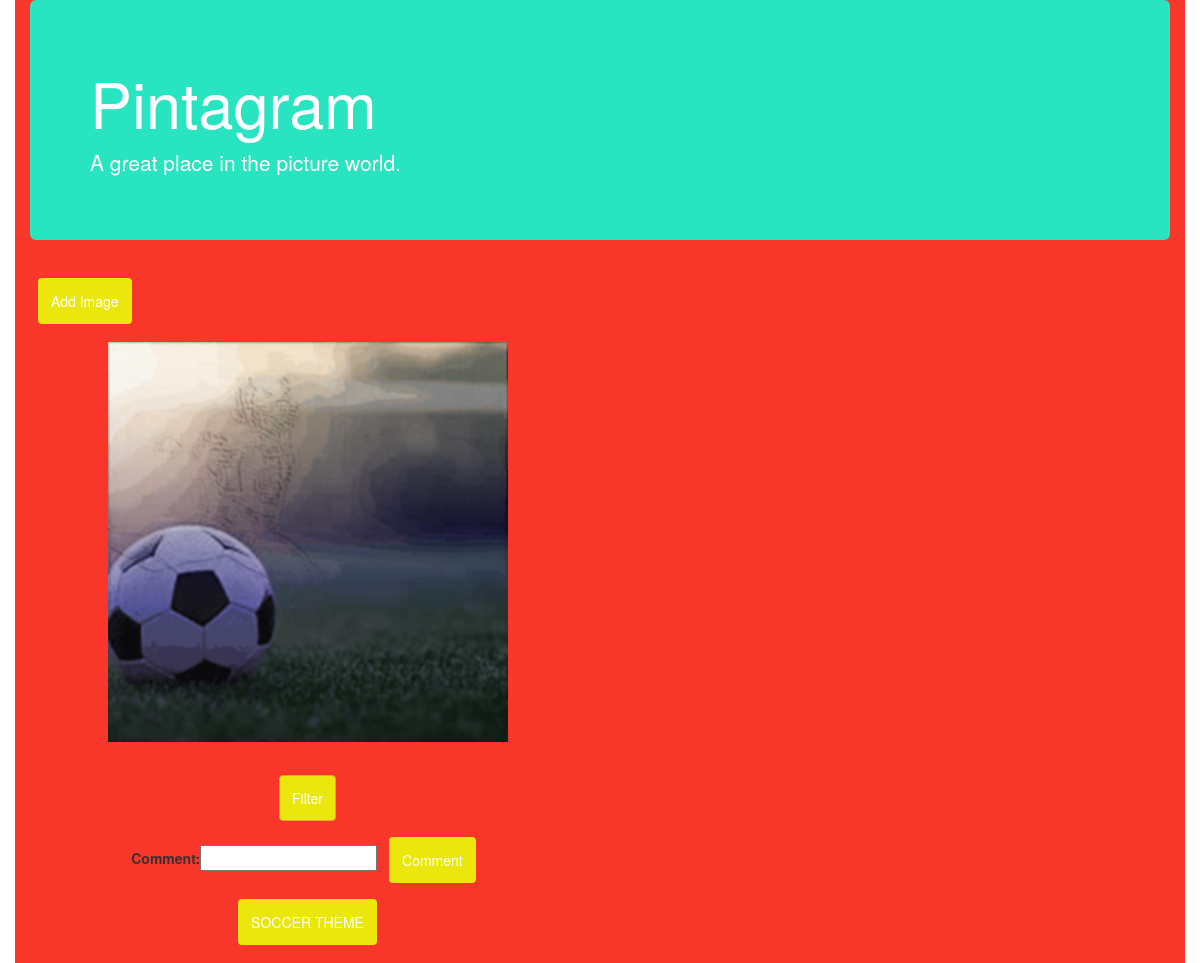
Page /feed/ on the earlier database version.
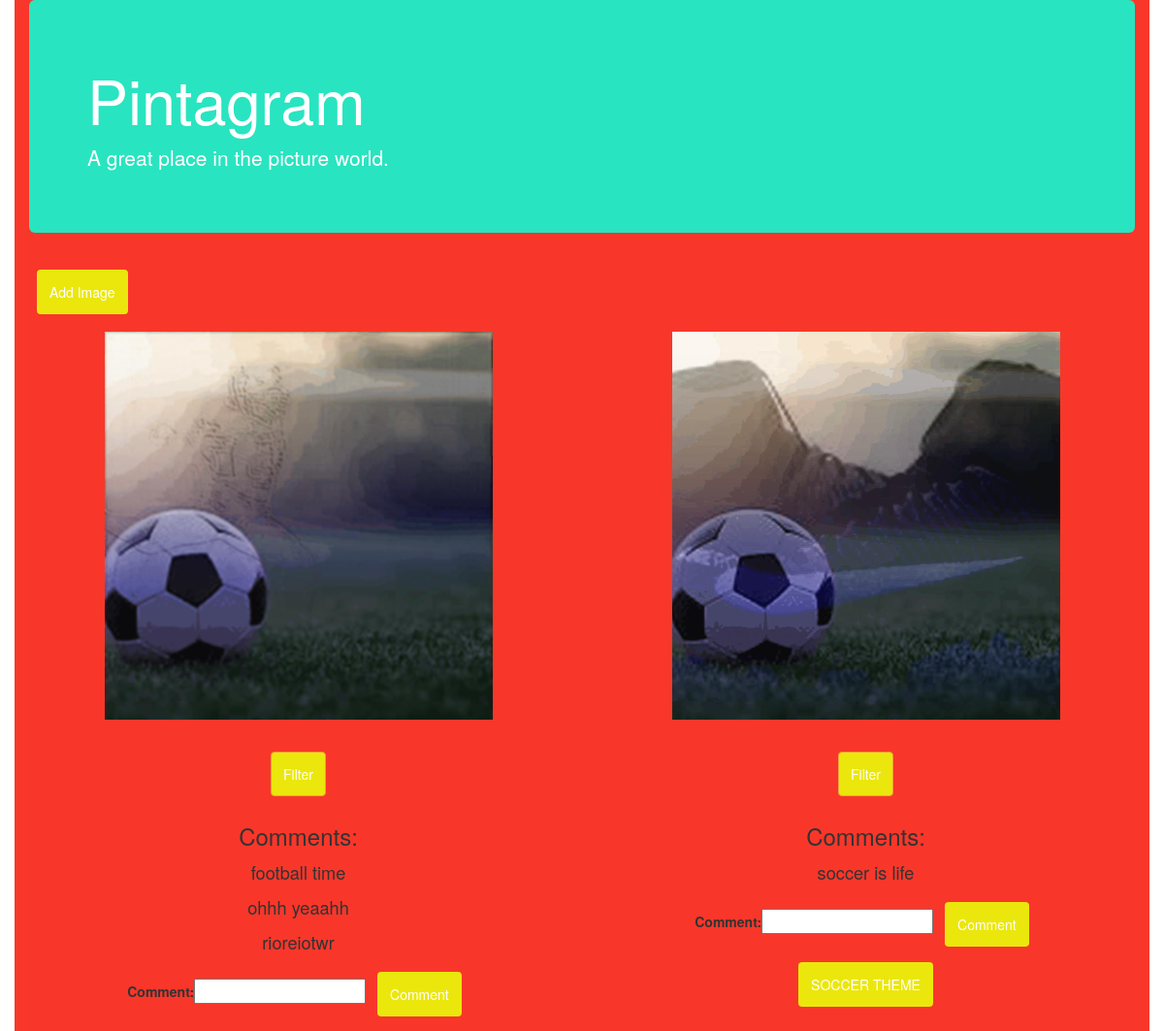
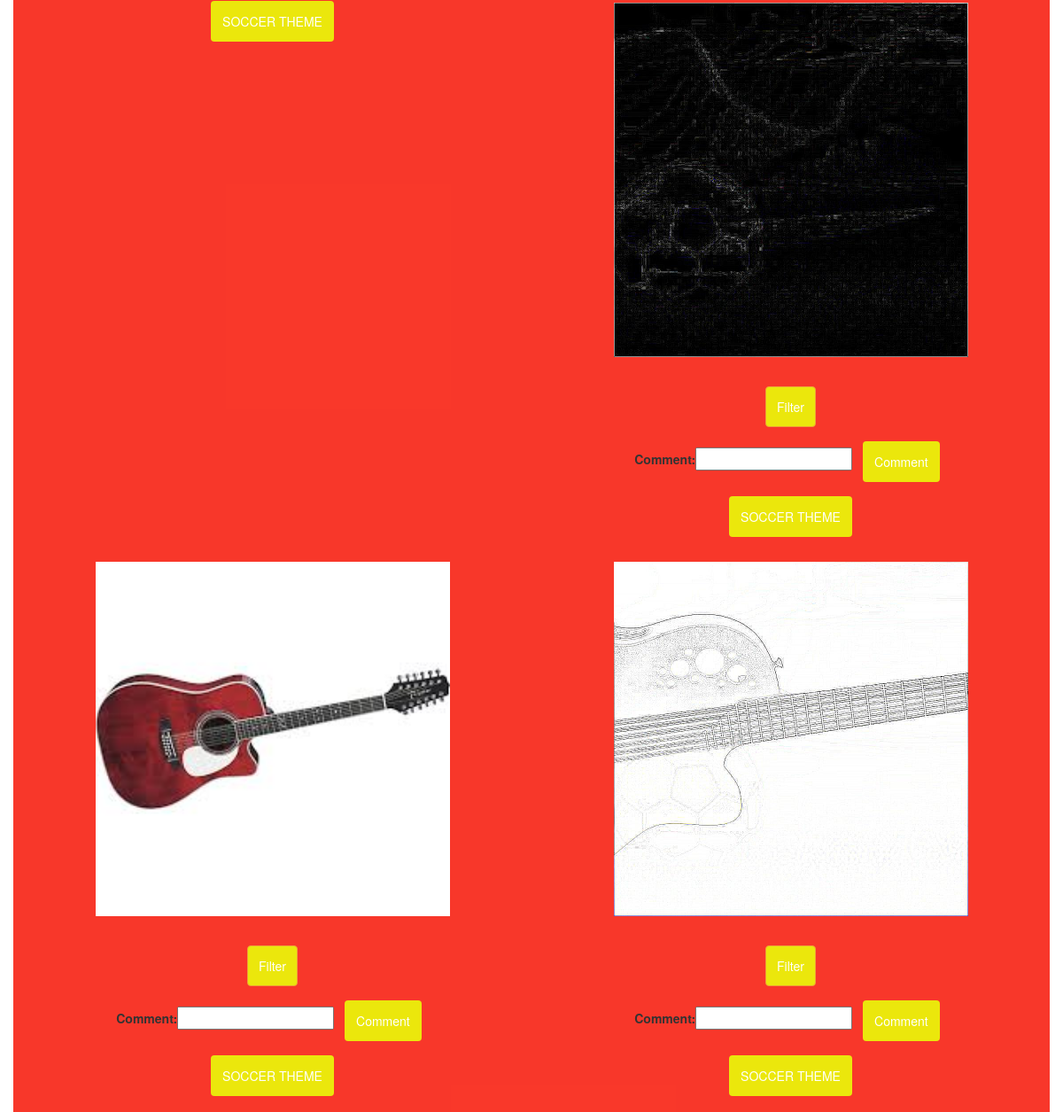
Same page on the later database version (2 pictures, top to bottom).
### app/models.py (models this page shows)
class Document(models.Model):
    description = models.CharField(max_length=255, blank=True)
    photo = models.ImageField(upload_to='app/static/Instagram/images')
    def image_url(self):
        return self.photo.url[len('app/static/'):]

class Comment(models.Model):
    comment = models.CharField(max_length=220)
    document = models.ForeignKey(Document, on_delete=models.CASCADE)

### app/views.py (the view)
# urls.py: path('feed/', views.display_pic, name='feed'),
def display_pic(request):
    pictures = Document.objects.all()
    return render(request, 'Instagram/feed.html',
                  {'pictures': pictures,
                   'post_comment': AddComment()})

### app/forms.py (shortened to what this page needs)
class AddComment(forms.Form):
    comment = forms.CharField()
    def __init__(self, document=None, *args, **kwargs):
        super().__init__(*args, **kwargs)
        self.document = document

### app/templates/Instagram/feed.html (shortened to what this page needs)
{% extends 'Instagram/base.html' %} {% block content %} {%load static%}
<div class="container">
    <div class="jumbotron">
        <h1>Pintagram</h1>
        <p>A great place in the picture world.</p>
    </div>
    <form action="{% url 'Instagram:upload' %}" method="post" enctype="multipart/form-data">
        <button class="btn" id="special" type="submit">Add Image</button>
    </form>
    <div class="row">
        {% if pictures %} {% for picture in pictures %}
        <div class="col-lg-4 col-md-6 img-div">
            <img src="{% static picture.image_url %}?t={% now 'u' %}" />
            <form action="{% url 'Instagram:filter' picture.id %}" method="post" enctype="multipart/form-data">
                <button class="btn btn-warning" type="submit">
                    Filter
                </button>
            </form>
            {% if picture.comment_set.all %}
            <h3>
                Comments:
            </h3>
            {% for c in picture.comment_set.all %}
            <p>
                <div class="comment">
                    {{ c.comment }}
                </div>
            </p>
            {% endfor %} {% endif %}
            <form action="{% url 'Instagram:comment' picture.id %}" method="post" enctype="multipart/form-data">
                {% csrf_token %} {{ post_comment }}
                <button class="btn" type="submit">Comment</button>
            </form>
            <a href="{% url 'Instagram:ball' picture.id %}">
                <button class="btn">SOCCER THEME</button>
            </a>
        </div>
        {% endfor %} {% else %}
        <p>No pictures :'(</p>
        {% endif %} {% endblock %}

### app/templates/Instagram/base.html (shortened to what this page needs)
<!DOCTYPE html> {% load static %}
<html lang="en">
<head>
    <link rel="stylesheet" href="https://maxcdn.bootstrapcdn.com/bootstrap/3.3.7/css/bootstrap.min.css">
    <link href="{% static 'Instagram/style.css' %}" rel="stylesheet" type="text/css">
</head>
<body>
    <script src="https://maxcdn.bootstrapcdn.com/bootstrap/3.3.7/js/bootstrap.min.js"></script> {% block content %} {% endblock %}
</body>
</html>

### app/static/Instagram/style.css (style rules this page uses)
.container { background-color: rgba(248, 33, 18, 0.898); overflow: hidden; }
.img-div { text-align: center; padding: 10px; width: 50%; height: 95%; }
img { max-width: 400px; max-height: 400px; width: 100%; height: 120%; margin-bottom: 25px; }
.jumbotron { color: rgb(255, 255, 255); background-color: rgba(18, 248, 210, 0.898); }
.btn { color: white; background-color: rgb(235, 231, 12); padding: 12px; margin: 8px; }
.comment { font-size: 1.3em; }

Differences in the rows shown:
shown differently, row unchanged: Document (number 1 of 5 on the later page): now shows "Comments:"
added Comment: comment "football time", shown under Document (number 1 of 5 on the later page)
added Comment: comment "ohhh yeaahh", shown under Document (number 1 of 5 on the later page)
added Comment: comment "rioreiotwr", shown under Document (number 1 of 5 on the later page)
added Document: photo (picture)
added Comment: comment "soccer is life"
added Document: photo (picture)
added Document: photo (picture)
added Document: photo (picture)
